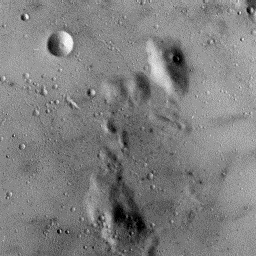
//> input picture Erg. Askisis 2025-2026/Images/Ασκηση 1/moon.jpg, 256 x 256 px
$ ./askisi1_erotima1   (built with g++ and OpenCV 4)
//> lines starting //> are read from the running program, lines starting //| are printed output that depends on the picture; after the words box and inside, x2 and y2 are one past the last pixel; in counts of white or black regions, pixels touching at a corner belong together
#include <opencv2/opencv.hpp>

#include <cmath>
#include <filesystem>
#include <fstream>
#include <iostream>
#include <sstream>
#include <stdexcept>
#include <string>
#include <vector>

namespace fs = std::filesystem;

static const int SELECTED_CUTOFF_RADIUS = 35;
static const int CUTOFF_CANDIDATES[] = {15, 25, 35, 45, 60};

static fs::path find_file(const fs::path &root, const std::string &filename)
{
//> called with filename = "moon.jpg"
    for (const auto &entry : fs::recursive_directory_iterator(root)) {
        if (entry.is_regular_file() && entry.path().filename().string() == filename) {
            return entry.path();
        }
    }

    throw std::runtime_error("Could not find input file: " + filename);
}

static cv::Mat imread_grayscale_any_path(const fs::path &path)
{
    std::ifstream file(path, std::ios::binary);
    if (!file) {
        throw std::runtime_error("Could not open image: " + path.string());
    }

    std::vector<unsigned char> bytes(
        (std::istreambuf_iterator<char>(file)),
        std::istreambuf_iterator<char>()
    );
    cv::Mat decoded = cv::imdecode(bytes, cv::IMREAD_GRAYSCALE);
//> decoded is the input picture: 256 rows x 256 cols, CV_8UC1; min 0, max 255, mean 127.3
    if (decoded.empty()) {
        throw std::runtime_error("Could not decode image: " + path.string());
    }

    cv::Mat result;
    decoded.convertTo(result, CV_64F);
    return result;
}

static cv::Mat normalize_to_uint8(const cv::Mat &image)
{
    double min_value = 0.0;
    double max_value = 0.0;
    cv::minMaxLoc(image, &min_value, &max_value);

    if (max_value == min_value) {
        return cv::Mat::zeros(image.size(), CV_8U);
    }

    cv::Mat normalized;
    image.convertTo(normalized, CV_8U, 255.0 / (max_value - min_value), -255.0 * min_value / (max_value - min_value));
    return normalized;
}

static cv::Mat clip_to_uint8(const cv::Mat &image)
{
    cv::Mat bounded;
    cv::Mat clipped;
    cv::max(image, 0.0, bounded);
    cv::min(bounded, 255.0, bounded);
    bounded.convertTo(clipped, CV_8U);
    return clipped;
}

static cv::Mat linear_stretch(const cv::Mat &image)
{
    double min_value = 0.0;
    double max_value = 0.0;
    cv::minMaxLoc(image, &min_value, &max_value);
//> max_value = 255

    if (max_value == min_value) {
        return cv::Mat::zeros(image.size(), CV_64F);
    }

    cv::Mat stretched;
    image.convertTo(stretched, CV_64F, 255.0 / (max_value - min_value), -255.0 * min_value / (max_value - min_value));
    return stretched;
}

static cv::Mat center_dft_origin(const cv::Mat &image)
{
    cv::Mat centered(image.size(), CV_64F);
    for (int y = 0; y < image.rows; ++y) {
        const double *src = image.ptr<double>(y);
        double *dst = centered.ptr<double>(y);
        for (int x = 0; x < image.cols; ++x) {
            dst[x] = src[x] * (((x + y) % 2 == 0) ? 1.0 : -1.0);
        }
    }
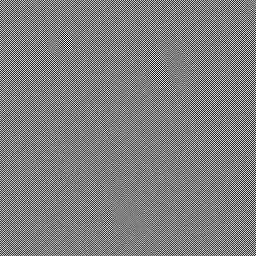
//> centered: 256 rows x 256 cols, CV_64FC1; min -254, max 255, mean 0; drawn with min black and max white
//> in normalize_to_uint8, `cv::minMaxLoc(image, &min_value, &max_value);`: min_value = -254; max_value = 255
    return centered;
}

static cv::Mat dft2(const cv::Mat &image)
{
    cv::Mat spectrum;
    cv::dft(image, spectrum, cv::DFT_COMPLEX_OUTPUT);
    return spectrum;
}

static cv::Mat idft2_real(const cv::Mat &spectrum)
{
    cv::Mat restored;
    cv::dft(spectrum, restored, cv::DFT_INVERSE | cv::DFT_SCALE | cv::DFT_REAL_OUTPUT);
    return restored;
}

static cv::Mat magnitude_spectrum(const cv::Mat &spectrum)
{
    std::vector<cv::Mat> planes;
    cv::split(spectrum, planes);

    cv::Mat magnitude;
    cv::magnitude(planes[0], planes[1], magnitude);
    return magnitude;
}

static cv::Mat log1p_mat(const cv::Mat &image)
{
    cv::Mat shifted;
    cv::log(image + 1.0, shifted);
    return shifted;
}

static cv::Mat ideal_lowpass_filter(cv::Size size, double cutoff_radius)
{
    cv::Mat mask(size, CV_64F, cv::Scalar(0.0));
    const int center_y = size.height / 2;
    const int center_x = size.width / 2;

    for (int y = 0; y < size.height; ++y) {
        double *row = mask.ptr<double>(y);
        for (int x = 0; x < size.width; ++x) {
            const double distance = std::sqrt((y - center_y) * (y - center_y) + (x - center_x) * (x - center_x));
            row[x] = (distance <= cutoff_radius) ? 1.0 : 0.0;
        }
    }

    return mask;
}

static cv::Mat apply_mask_to_spectrum(const cv::Mat &spectrum, const cv::Mat &mask)
{
    std::vector<cv::Mat> mask_planes = {mask, mask};
    cv::Mat complex_mask;
    cv::merge(mask_planes, complex_mask);

    cv::Mat filtered;
    cv::multiply(spectrum, complex_mask, filtered);
    return filtered;
}

static double mse(const cv::Mat &reference, const cv::Mat &test)
{
    cv::Mat diff;
    cv::subtract(reference, test, diff);
    cv::multiply(diff, diff, diff);
    return cv::mean(diff)[0];
}

static cv::Mat panel(const cv::Mat &image, const std::string &title, bool color = false)
{
    cv::Mat display;
    if (color) {
        display = image.clone();
    } else if (image.type() == CV_8U) {
        cv::cvtColor(image, display, cv::COLOR_GRAY2BGR);
    } else {
        cv::cvtColor(normalize_to_uint8(image), display, cv::COLOR_GRAY2BGR);
    }

    const int title_height = 42;
    cv::Mat canvas(display.rows + title_height, display.cols, CV_8UC3, cv::Scalar(255, 255, 255));
    display.copyTo(canvas(cv::Rect(0, title_height, display.cols, display.rows)));
    cv::putText(canvas, title, cv::Point(12, 28), cv::FONT_HERSHEY_SIMPLEX, 0.7, cv::Scalar(0, 0, 0), 2, cv::LINE_AA);
    return canvas;
}

static void save_row_panel(const std::vector<cv::Mat> &panels, const fs::path &path)
{
    cv::Mat combined;
    cv::hconcat(panels, combined);
    cv::imwrite(path.string(), combined);
}

static void save_mse_curve(const std::vector<int> &radii, const std::vector<double> &errors, const fs::path &path)
{
    const int width = 800;
    const int height = 500;
    const int left = 80;
    const int right = 30;
    const int top = 40;
    const int bottom = 70;

    cv::Mat plot(height, width, CV_8UC3, cv::Scalar(255, 255, 255));

    const auto minmax_x = std::minmax_element(radii.begin(), radii.end());
    const auto minmax_y = std::minmax_element(errors.begin(), errors.end());
    const double min_x = static_cast<double>(*minmax_x.first);
    const double max_x = static_cast<double>(*minmax_x.second);
    const double min_y = *minmax_y.first;
    const double max_y = *minmax_y.second;
    const double y_range = std::max(max_y - min_y, 1e-12);

    auto to_point = [&](int radius, double error) {
        const double px = left + (radius - min_x) * (width - left - right) / std::max(max_x - min_x, 1.0);
        const double py = height - bottom - (error - min_y) * (height - top - bottom) / y_range;
        return cv::Point(static_cast<int>(std::round(px)), static_cast<int>(std::round(py)));
    };

    cv::line(plot, cv::Point(left, top), cv::Point(left, height - bottom), cv::Scalar(0, 0, 0), 2);
    cv::line(plot, cv::Point(left, height - bottom), cv::Point(width - right, height - bottom), cv::Scalar(0, 0, 0), 2);

    for (size_t i = 1; i < radii.size(); ++i) {
        cv::line(plot, to_point(radii[i - 1], errors[i - 1]), to_point(radii[i], errors[i]), cv::Scalar(40, 80, 200), 2);
    }
    for (size_t i = 0; i < radii.size(); ++i) {
        cv::circle(plot, to_point(radii[i], errors[i]), 5, cv::Scalar(40, 80, 200), cv::FILLED);
    }

    cv::putText(plot, "Lowpass Cutoff Radius vs Reconstruction MSE", cv::Point(110, 28), cv::FONT_HERSHEY_SIMPLEX, 0.65, cv::Scalar(0, 0, 0), 2, cv::LINE_AA);
    cv::putText(plot, "Cutoff Radius", cv::Point(330, height - 22), cv::FONT_HERSHEY_SIMPLEX, 0.6, cv::Scalar(0, 0, 0), 1, cv::LINE_AA);
    cv::putText(plot, "MSE", cv::Point(18, 45), cv::FONT_HERSHEY_SIMPLEX, 0.6, cv::Scalar(0, 0, 0), 1, cv::LINE_AA);

    cv::imwrite(path.string(), plot);
}

int main()
{
    try {
        const fs::path root = fs::path("..");
        const fs::path image_path = find_file(root / "Images", "moon.jpg");
        const fs::path output_dir = root / "outputs" / "askisi1_erotima1_cpp";
        fs::create_directories(output_dir);

        const cv::Mat original = imread_grayscale_any_path(image_path);
        const cv::Mat stretched = linear_stretch(original);
        const cv::Mat centered = center_dft_origin(stretched);
        const cv::Mat centered_visual = normalize_to_uint8(centered);
        const cv::Mat spectrum = dft2(centered);
        const cv::Mat linear_magnitude = magnitude_spectrum(spectrum);
        const cv::Mat log_magnitude = log1p_mat(linear_magnitude);

        std::vector<int> cutoff_radii;
        std::vector<double> mse_values;

        cv::Mat selected_lowpass_mask;
        cv::Mat selected_filtered_log_magnitude;
        cv::Mat selected_restored_spatial;
        cv::Mat selected_filtered_spectrum;
        double selected_mse = 0.0;

        for (int cutoff_radius : CUTOFF_CANDIDATES) {
            cv::Mat lowpass_mask = ideal_lowpass_filter(spectrum.size(), cutoff_radius);
            cv::Mat filtered_spectrum = apply_mask_to_spectrum(spectrum, lowpass_mask);
            cv::Mat filtered_log_magnitude = log1p_mat(magnitude_spectrum(filtered_spectrum));
            cv::Mat restored_centered = idft2_real(filtered_spectrum);
            cv::Mat restored_spatial = center_dft_origin(restored_centered);
            cv::max(restored_spatial, 0.0, restored_spatial);
            cv::min(restored_spatial, 255.0, restored_spatial);

            const double reconstruction_mse = mse(stretched, restored_spatial);
            cutoff_radii.push_back(cutoff_radius);
            mse_values.push_back(reconstruction_mse);

            if (cutoff_radius == SELECTED_CUTOFF_RADIUS) {
                selected_lowpass_mask = lowpass_mask;
                selected_filtered_spectrum = filtered_spectrum;
                selected_filtered_log_magnitude = filtered_log_magnitude;
                selected_restored_spatial = restored_spatial;
                selected_mse = reconstruction_mse;
            }
        }
//> this loop made 5 passes
//> (reconstruction_mse, selected_mse) on pass 3: (129.1, 129.1)
//> reconstruction_mse on passes 1, 2, 4, 5: 189.7, 148.8, 112.2, 92.64
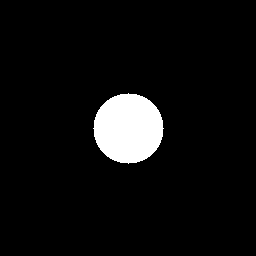
//> selected_lowpass_mask: 256 rows x 256 cols, CV_64FC1; values 0 (black) and 1 (white), 5.9% white; 1 white region, box (x1, y1, x2, y2) and area: (93, 93, 164, 164) 3853
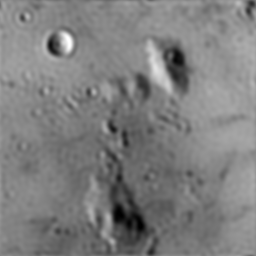
//> selected_restored_spatial: 256 rows x 256 cols, CV_64FC1; min 0, max 255, mean 127.3

        cv::imwrite((output_dir / "moon_stretched.png").string(), clip_to_uint8(stretched));
        cv::imwrite((output_dir / "moon_centered_visual.png").string(), centered_visual);
        cv::imwrite((output_dir / "dft_magnitude_linear.png").string(), normalize_to_uint8(linear_magnitude));
        cv::imwrite((output_dir / "dft_magnitude_log.png").string(), normalize_to_uint8(log_magnitude));
        cv::imwrite((output_dir / "lowpass_mask.png").string(), clip_to_uint8(selected_lowpass_mask * 255.0));
        cv::imwrite((output_dir / "filtered_spectrum_log.png").string(), normalize_to_uint8(selected_filtered_log_magnitude));
        cv::imwrite((output_dir / "moon_lowpass_restored.png").string(), clip_to_uint8(selected_restored_spatial));

        save_row_panel(
            {
                panel(clip_to_uint8(original), "Original"),
                panel(clip_to_uint8(stretched), "Linear Stretch"),
                panel(centered_visual, "Centered for DFT")
            },
            output_dir / "preprocessing_summary.png"
        );
//> in panel (call 3), `cv::putText(canvas, title, cv::Point(12, 28), cv::FONT_HERSHEY_SIMPLEX..`: canvas: 298 rows x 256 cols, CV_8UC3; min 0, max 255, mean 140.3

        save_row_panel(
            {
                panel(normalize_to_uint8(linear_magnitude), "Magnitude - Linear Scale"),
                panel(normalize_to_uint8(log_magnitude), "Magnitude - Log Scale")
            },
            output_dir / "spectrum_summary.png"
        );
//> call 4 of panel, with title = "Magnitude - Linear Scale", color = false
//> in panel (call 4), `cv::putText(canvas, title, cv::Point(12, 28), cv::FONT_HERSHEY_SIMPLEX..`:
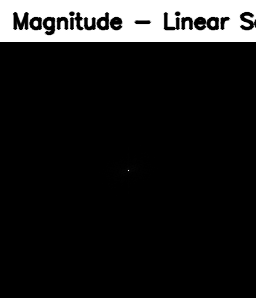
//> canvas: 298 rows x 256 cols, CV_8UC3; min 0, max 255, mean 29.9
//> in panel (call 5), `cv::putText(canvas, title, cv::Point(12, 28), cv::FONT_HERSHEY_SIMPLEX..`: canvas: 298 rows x 256 cols, CV_8UC3; min 0, max 255, mean 116.6

        save_row_panel(
            {
                panel(clip_to_uint8(selected_lowpass_mask * 255.0), "Ideal Lowpass Mask"),
                panel(normalize_to_uint8(selected_filtered_log_magnitude), "Filtered Spectrum - Log Scale"),
                panel(clip_to_uint8(selected_restored_spatial), "Restored Spatial Image")
            },
            output_dir / "filtering_summary.png"
        );
//> in panel (call 6), `display.copyTo(canvas(cv::Rect(0, title_height, display.cols, display...`: canvas: 298 rows x 256 cols, CV_8UC3; 19.1% white; 2 white regions, box (x1, y1, x2, y2) and area: (0, 0, 256, 42) 10752, (93, 135, 164, 206) 3853
//> in panel (call 6), `cv::putText(canvas, title, cv::Point(12, 28), cv::FONT_HERSHEY_SIMPLEX..`: canvas: 298 rows x 256 cols, CV_8UC3; min 0, max 255, mean 42.7
//> in panel (call 7), `cv::putText(canvas, title, cv::Point(12, 28), cv::FONT_HERSHEY_SIMPLEX..`: canvas: 298 rows x 256 cols, CV_8UC3; min 0, max 255, mean 37.2
//> in panel (call 8), `cv::putText(canvas, title, cv::Point(12, 28), cv::FONT_HERSHEY_SIMPLEX..`:
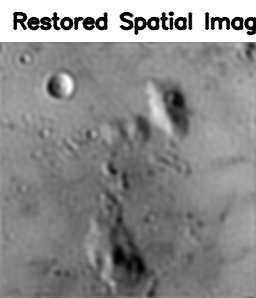
//> canvas: 298 rows x 256 cols, CV_8UC3; min 0, max 255, mean 138.3
//> in save_row_panel (call 3), `cv::hconcat(panels, combined);`:
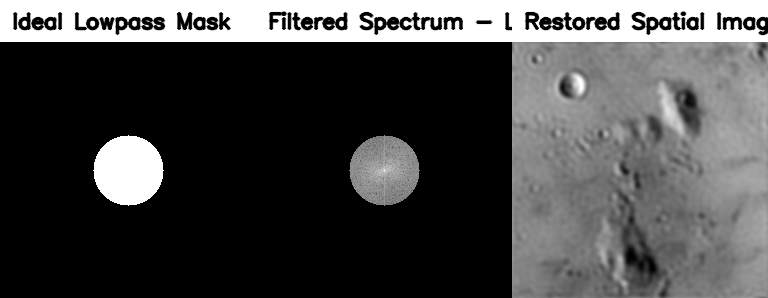
//> combined: 298 rows x 768 cols, CV_8UC3; min 0, max 255, mean 72.7

        save_mse_curve(cutoff_radii, mse_values, output_dir / "cutoff_mse_curve.png");
//> in save_mse_curve, `const double min_y = *minmax_y.first;`: min_y = 92.64
//> in save_mse_curve, `const double max_y = *minmax_y.second;`: max_y = 189.7
//> in save_mse_curve, `const double y_range = std::max(max_y - min_y, 1e-12);`: y_range = 97.09
//> in save_mse_curve, `cv::line(plot, cv::Point(left, top), cv::Point(left, height - bottom),..`: plot: 500 rows x 800 cols, CV_8UC3; 99.7% white; 1 black region, box (x1, y1, x2, y2) and area: (79, 39, 82, 432) 1175
//> in save_mse_curve, `cv::line(plot, cv::Point(left, height - bottom), cv::Point(width - rig..`: plot: 500 rows x 800 cols, CV_8UC3; 99.2% white; 1 black region, box (x1, y1, x2, y2) and area: (79, 39, 772, 432) 3244
//> after the loop in save_mse_curve, `for (size_t i = 1; i < radii.size(); ++i)`: plot: 500 rows x 800 cols, CV_8UC3; mean B, G, R 251.7, 252, 252.6
//> after the loop in save_mse_curve, `for (size_t i = 0; i < radii.size(); ++i)`: plot: 500 rows x 800 cols, CV_8UC3; mean B, G, R 251.6, 251.8, 252.6
//> in save_mse_curve, `cv::putText(plot, "Lowpass Cutoff Radius vs Reconstruction MSE", cv::P..`:
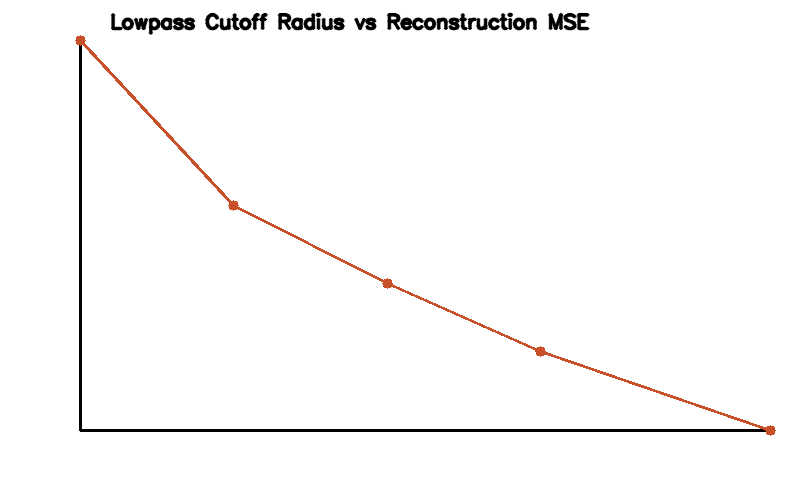
//> plot: 500 rows x 800 cols, CV_8UC3; mean B, G, R 249.1, 249.4, 250.1

        std::ostringstream summary;
        double original_min = 0.0;
        double original_max = 0.0;
        double stretched_min = 0.0;
        double stretched_max = 0.0;
        cv::minMaxLoc(original, &original_min, &original_max);
//> original_max = 255
        cv::minMaxLoc(stretched, &stretched_min, &stretched_max);
//> stretched_max = 255

        summary << "Input image: " << image_path.string() << "\n";
        summary << "Original shape: (" << original.rows << ", " << original.cols << ")\n";
        summary << "Original min/max: " << original_min << " / " << original_max << "\n";
        summary << "Stretched min/max: " << stretched_min << " / " << stretched_max << "\n";
        summary << "Tested cutoff radii: 15, 25, 35, 45, 60\n";
        summary << "Selected cutoff radius: " << SELECTED_CUTOFF_RADIUS << "\n";
        summary << "Reconstruction MSE after lowpass filtering: " << selected_mse << "\n";
        summary << "Outputs saved to: " << output_dir.string() << "\n";

        std::ofstream summary_file(output_dir / "summary.txt");
        summary_file << summary.str();

        std::cout << summary.str();
        return 0;
//> (the program exits here)
